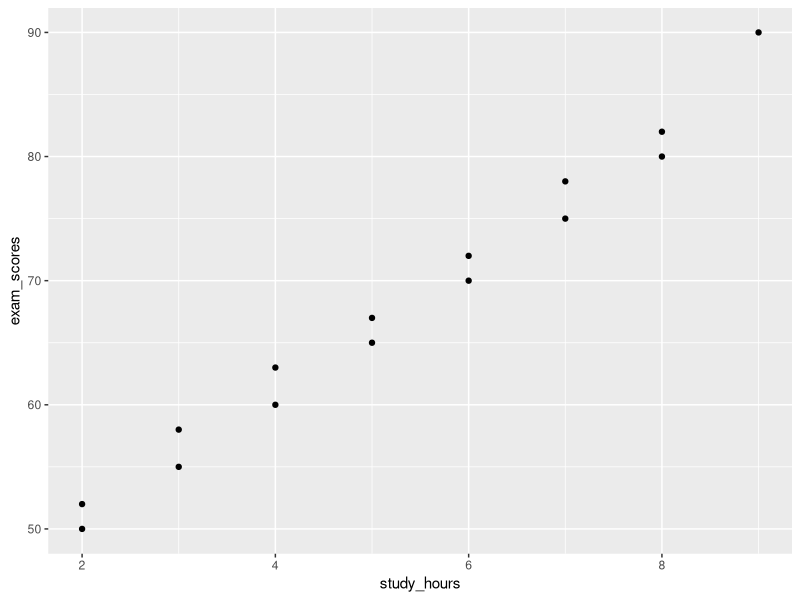
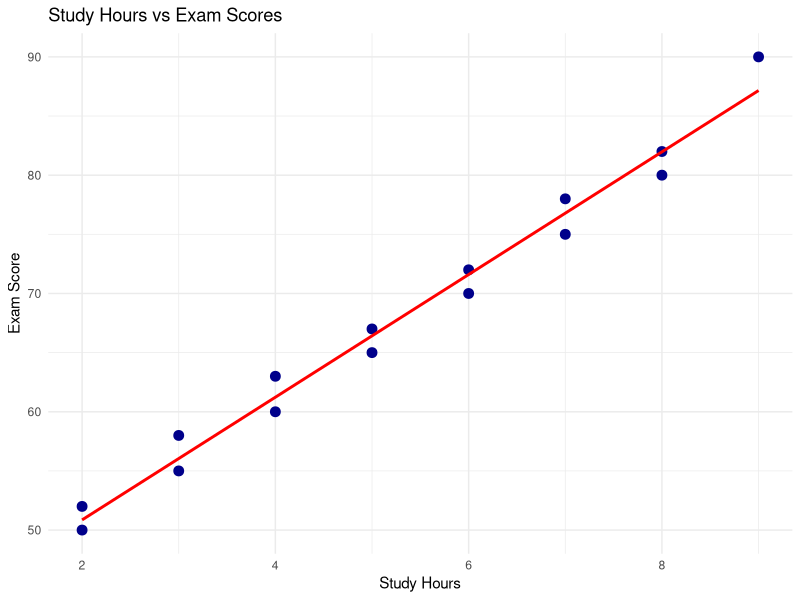
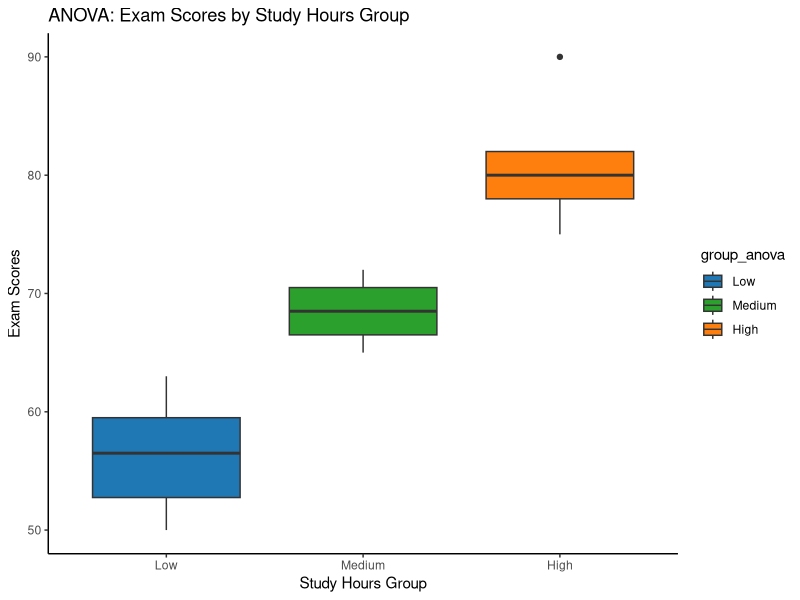
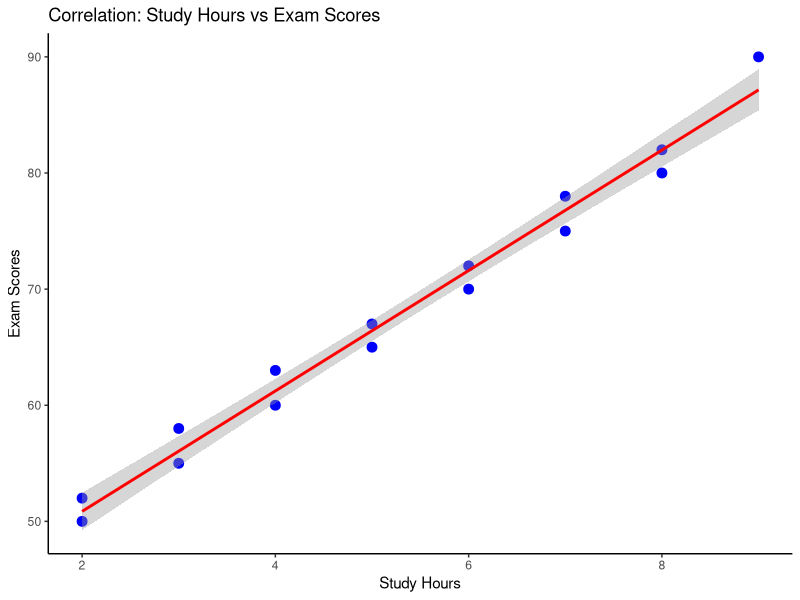
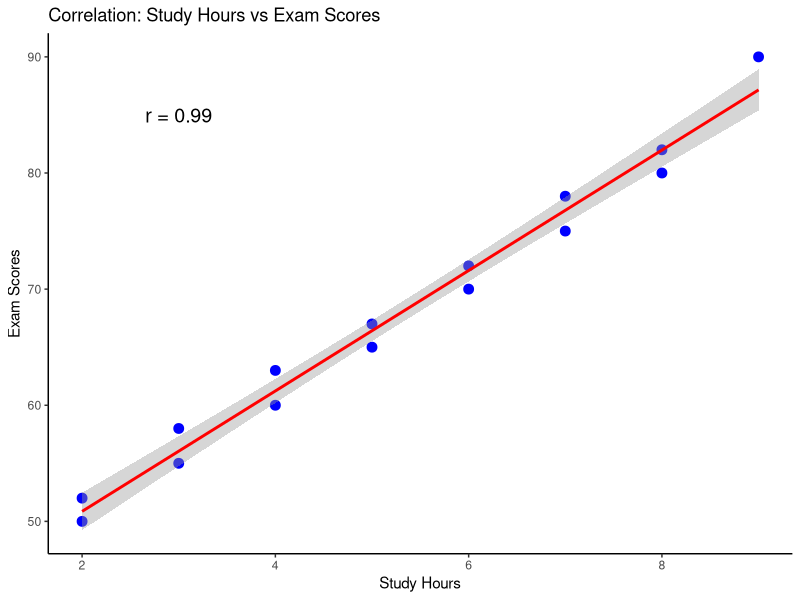

These charts were generated, in order, by the following R code:
library(ggplot2)

study_hours <- c(2, 3, 4, 5, 6, 7, 8, 2, 4, 6, 5, 7, 3, 8, 9)
exam_scores <- c(50, 55, 60, 65, 70, 75, 80, 52, 63, 72, 67, 78, 58, 82, 90)

data <- data.frame(study_hours, exam_scores)

ggplot(data, aes(x = study_hours, y = exam_scores)) +
  geom_point()

ggplot(data, aes(x = study_hours, y = exam_scores)) + 
  geom_point(size = 3, color = "darkblue") + 
  geom_smooth(method = "lm", se = FALSE, color = "red") + 
  labs( 
    title = "Study Hours vs Exam Scores", 
    x = "Study Hours", 
    y = "Exam Score") +
  theme_minimal()

cor(data$study_hours, data$exam_scores)
cor.test(data$study_hours, data$exam_scores)

data$group_anova <- cut(data$study_hours, breaks=c(0,4,6,10), labels=c("Low","Medium","High"))

anova_result <- aov(exam_scores ~ group_anova, data = data)
summary(anova_result)

p_anova <- ggplot(data, aes(x = group_anova, y = exam_scores, fill = group_anova)) +
  geom_boxplot() +
  labs(title = "ANOVA: Exam Scores by Study Hours Group",
       x = "Study Hours Group",
       y = "Exam Scores") +
  theme_classic() +
  scale_fill_manual(values = c("Low"="#1f77b4", "Medium"="#2ca02c", "High"="#ff7f0e"))

print(p_anova)

p_cor <- ggplot(data, aes(x = study_hours, y = exam_scores)) +
  geom_point(size = 3, color = "blue") + 
  geom_smooth(method = "lm", se = TRUE, color = "red") + 
  labs(title = "Correlation: Study Hours vs Exam Scores", 
       x = "Study Hours", 
       y = "Exam Scores") +
  theme_classic() 

print(p_cor)

r_value <- round(cor(data$study_hours, data$exam_scores), 2)
p_cor + annotate("text", x = 3, y = 85, label = paste("r =", r_value), size = 5, color = "black")
